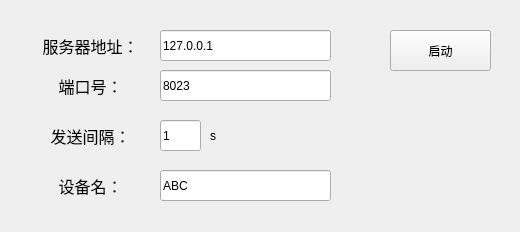
<?xml version="1.0" encoding="UTF-8"?>
<ui version="4.0">
 <class>Form</class>
 <widget class="QWidget" name="Form">
  <property name="geometry">
   <rect>
    <x>0</x>
    <y>0</y>
    <width>520</width>
    <height>232</height>
   </rect>
  </property>
  <property name="windowTitle">
   <string>Client</string>
  </property>
  <widget class="QLineEdit" name="lineEdit_4">
   <property name="geometry">
    <rect>
     <x>160</x>
     <y>170</y>
     <width>171</width>
     <height>31</height>
    </rect>
   </property>
   <property name="text">
    <string>ABC</string>
   </property>
  </widget>
  <widget class="QLabel" name="label_2">
   <property name="geometry">
    <rect>
     <x>20</x>
     <y>70</y>
     <width>141</width>
     <height>31</height>
    </rect>
   </property>
   <property name="font">
    <font>
     <family>Arial Black</family>
     <pointsize>12</pointsize>
    </font>
   </property>
   <property name="text">
    <string>端口号：</string>
   </property>
   <property name="textFormat">
    <enum>Qt::AutoText</enum>
   </property>
   <property name="alignment">
    <set>Qt::AlignCenter</set>
   </property>
  </widget>
  <widget class="QLabel" name="label_4">
   <property name="geometry">
    <rect>
     <x>210</x>
     <y>120</y>
     <width>72</width>
     <height>31</height>
    </rect>
   </property>
   <property name="text">
    <string>s</string>
   </property>
  </widget>
  <widget class="QLineEdit" name="lineEdit">
   <property name="geometry">
    <rect>
     <x>160</x>
     <y>30</y>
     <width>171</width>
     <height>31</height>
    </rect>
   </property>
   <property name="text">
    <string>127.0.0.1</string>
   </property>
  </widget>
  <widget class="QLabel" name="label_5">
   <property name="geometry">
    <rect>
     <x>20</x>
     <y>170</y>
     <width>141</width>
     <height>31</height>
    </rect>
   </property>
   <property name="font">
    <font>
     <family>Arial Black</family>
     <pointsize>12</pointsize>
    </font>
   </property>
   <property name="text">
    <string>设备名：</string>
   </property>
   <property name="textFormat">
    <enum>Qt::AutoText</enum>
   </property>
   <property name="alignment">
    <set>Qt::AlignCenter</set>
   </property>
  </widget>
  <widget class="QLineEdit" name="lineEdit_2">
   <property name="geometry">
    <rect>
     <x>160</x>
     <y>70</y>
     <width>171</width>
     <height>31</height>
    </rect>
   </property>
   <property name="text">
    <string>8023</string>
   </property>
  </widget>
  <widget class="QLineEdit" name="lineEdit_3">
   <property name="geometry">
    <rect>
     <x>160</x>
     <y>120</y>
     <width>41</width>
     <height>31</height>
    </rect>
   </property>
   <property name="text">
    <string>1</string>
   </property>
  </widget>
  <widget class="QLabel" name="label">
   <property name="geometry">
    <rect>
     <x>20</x>
     <y>30</y>
     <width>141</width>
     <height>31</height>
    </rect>
   </property>
   <property name="font">
    <font>
     <family>Arial Black</family>
     <pointsize>12</pointsize>
    </font>
   </property>
   <property name="text">
    <string>服务器地址：</string>
   </property>
   <property name="textFormat">
    <enum>Qt::AutoText</enum>
   </property>
   <property name="alignment">
    <set>Qt::AlignCenter</set>
   </property>
  </widget>
  <widget class="QLabel" name="label_3">
   <property name="geometry">
    <rect>
     <x>20</x>
     <y>120</y>
     <width>141</width>
     <height>31</height>
    </rect>
   </property>
   <property name="font">
    <font>
     <family>Arial Black</family>
     <pointsize>12</pointsize>
    </font>
   </property>
   <property name="text">
    <string>发送间隔：</string>
   </property>
   <property name="textFormat">
    <enum>Qt::AutoText</enum>
   </property>
   <property name="alignment">
    <set>Qt::AlignCenter</set>
   </property>
  </widget>
  <widget class="QPushButton" name="btn">
   <property name="geometry">
    <rect>
     <x>390</x>
     <y>30</y>
     <width>101</width>
     <height>41</height>
    </rect>
   </property>
   <property name="text">
    <string>启动</string>
   </property>
  </widget>
 </widget>
 <resources/>
 <connections>
  <connection>
   <sender>btn</sender>
   <signal>clicked()</signal>
   <receiver>Form</receiver>
   <slot>openClient()</slot>
   <hints>
    <hint type="sourcelabel">
     <x>441</x>
     <y>54</y>
    </hint>
    <hint type="destinationlabel">
     <x>461</x>
     <y>116</y>
    </hint>
   </hints>
  </connection>
 </connections>
 <slots>
  <slot>openClient()</slot>
 </slots>
</ui>
